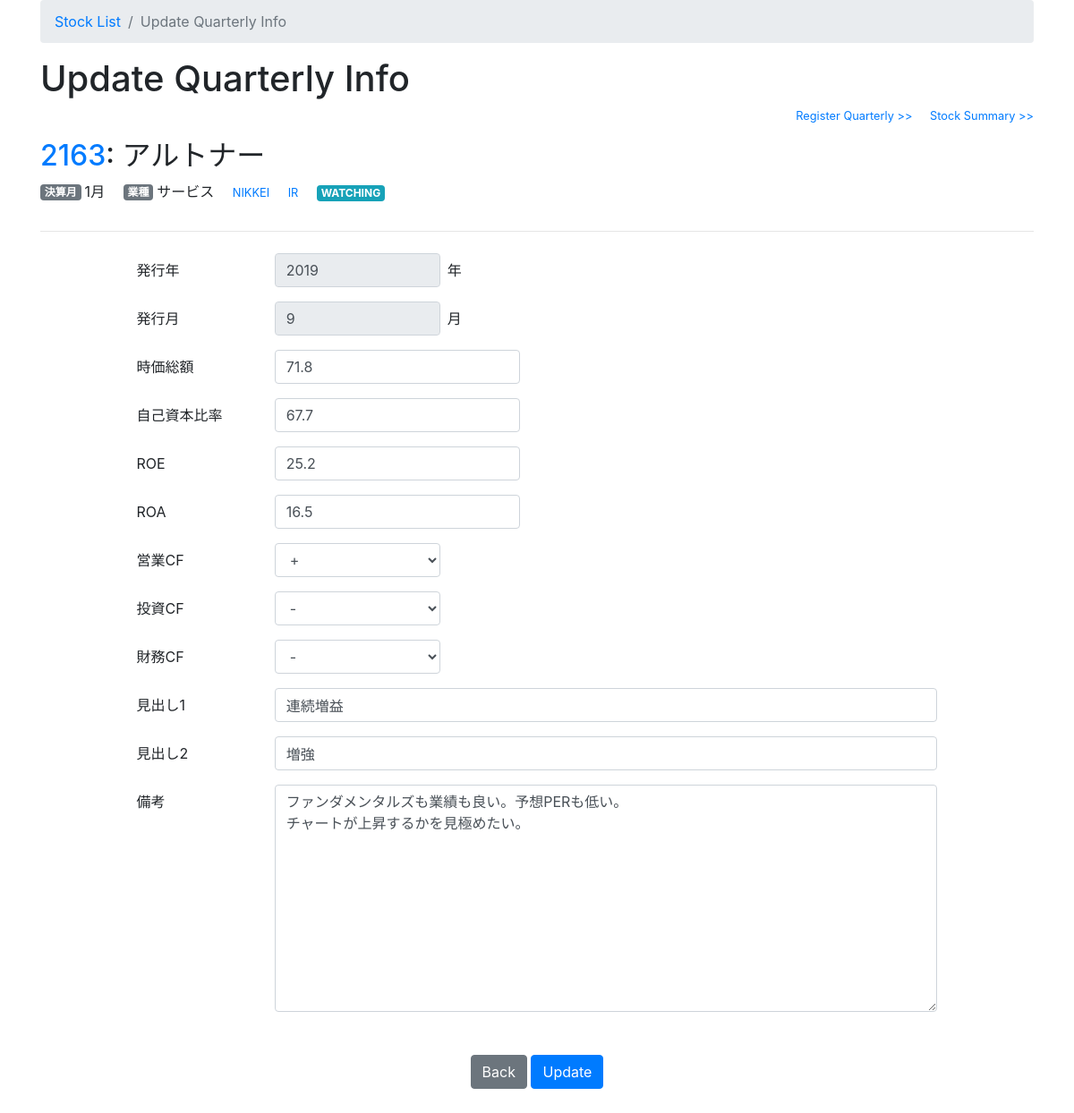
Page /2163/shikiho/2019/9/edit/ on the committed database.
### stock/models.py (models this page shows, shortened)
class Stock(models.Model):
    stock_code = models.IntegerField(primary_key=True, unique=True)
    stock_name = models.CharField(max_length=50)
    accounting_month = models.IntegerField()
    business_type = models.CharField(max_length=20)
    ir_url = models.URLField(blank=True, null=True)
    watch_flag = models.IntegerField(default=0)
    notes = models.TextField(blank=True, null=True)
    created_date = models.DateTimeField(default=timezone.now)
    updated_date = models.DateTimeField(blank=True, null=True)

class Shikiho(models.Model):
    class Meta:
        unique_together = ('stock_code', 'pub_year', 'pub_month')
    stock_code = models.ForeignKey(Stock, on_delete=models.CASCADE)
    pub_year = models.IntegerField()
    pub_month = models.IntegerField()
    market_capitalization = models.FloatField()
    capital_ratio = models.FloatField()
    roe = models.FloatField()
    roa = models.FloatField()
    operating_cf = models.BooleanField()
    investing_cf = models.BooleanField()
    financing_cf = models.BooleanField()
    headline_1 = models.CharField(blank=True, null=True, max_length=200)
    headline_2 = models.CharField(blank=True, null=True, max_length=200)
    notes = models.TextField(blank=True, null=True)
    created_date = models.DateTimeField(default=timezone.now)
    updated_date = models.DateTimeField(blank=True, null=True)

### stock/views.py (the view)
# urls.py: path('<int:stock_code>/shikiho/<int:pub_year>/<int:pub_month>/edit/', views.shikiho_edit, name='shikiho_edit'),
def shikiho_edit(request, stock_code, pub_year, pub_month):
    stock = Stock.objects.get(stock_code=stock_code)
    shikiho = get_object_or_404(Shikiho, stock_code=stock_code, pub_year=pub_year, pub_month=pub_month)
    if request.method == "POST":
        form = ShikihoForm(request.POST, instance=shikiho)
        if form.is_valid():
            shikiho = form.save(commit=False)
            shikiho.updated_date = timezone.now()
            shikiho.stock_code = stock
            shikiho.save()
            return redirect('shikiho_info', stock_code=stock_code, pub_year=shikiho.pub_year, pub_month=shikiho.pub_month)
        else:
            return render(request, 'stock/shikiho_edit.html', {'title': 'Update Quarterly Info', 'stock': stock, 'form': form, 'is_edit': True})
    else:
        form = ShikihoForm(instance=shikiho)
        form.fields['pub_year'].widget.attrs['disabled'] = 'disabled'
        form.fields['pub_month'].widget.attrs['disabled'] = 'disabled'
    return render(request, 'stock/shikiho_edit.html', {'title': 'Update Quarterly Info', 'stock': stock, 'form': form, 'is_edit': True})

### stock/forms.py
class ShikihoForm(forms.ModelForm):
    operating_cf = forms.fields.ChoiceField(
        choices=PLUS_MINUS_CHOICES,
        widget=forms.widgets.Select,
    )
    investing_cf = forms.fields.ChoiceField(
        choices=PLUS_MINUS_CHOICES,
        widget=forms.widgets.Select,
    )
    financing_cf = forms.fields.ChoiceField(
        choices=PLUS_MINUS_CHOICES,
        widget=forms.widgets.Select,
    )
    class Meta:
        model = Shikiho
        fields = ('stock_code', 'pub_year','pub_month','market_capitalization','capital_ratio','roe','roa', 'operating_cf', 'investing_cf', 'financing_cf', 'headline_1', 'headline_2', 'notes', 'updated_date')

### stock/templates/stock/shikiho_edit.html (shortened to what this page needs)
{% extends 'stock/base.html' %}
{% load widget_tweaks %}
{% block breadcrumb %}
          <li class="breadcrumb-item active" aria-current="page">{{title}}</li>
{% endblock %}
{% block content %}
<article>
  <section>
    <h1>{{title}}</h1>
    <div class="text-right small">
      <p class="d-inline-block"><a href="{% url 'shikiho_new' stock_code=stock.stock_code %}">Register Quarterly >></a></p>
      <p class="d-inline-block ml-3"><a href="{% url 'stock_detail' stock_code=stock.stock_code %}">Stock Summary >></a></p>
    </div>
    {% include 'stock/inc/stock_header.html' %}
  </section>
  <section class="col-md-10 mx-auto">
    <div class="mt-4">
      <form method="post">{% csrf_token %}
        <div class="form-group row">
          <label for="pub_year" class="col-form-label justify-content-start col-sm-3 col-lg-2">発行年</label>
          <div class="col-sm-9 col-lg-10 form-inline">
            {{ form.pub_year|add_class:"w-25 form-control" }}<span class="ml-2">年</span>
          </div>
        </div>
        <div class="form-group row">
          <label for="pub_month" class="col-form-label justify-content-start col-sm-3 col-lg-2">発行月</label>
          <div class="col-sm-9 col-lg-10 form-inline">
            {{ form.pub_month|add_class:"w-25 form-control" }}<span class="ml-2">月</span>
          </div>
        </div>
        <div class="form-group row">
          <label for="market_capitalization" class="col-form-label justify-content-start col-sm-3 col-lg-2">時価総額</label>
          <div class="col-sm-9 col-lg-10 form-inline">
            {{ form.market_capitalization|add_class:"form-control" }}
          </div>
        </div>
        <div class="form-group row">
          <label for="capital_ratio" class="col-form-label justify-content-start col-sm-3 col-lg-2">自己資本比率</label>
          <div class="col-sm-9 col-lg-10 form-inline">
            {{ form.capital_ratio|add_class:"form-control" }}
          </div>
        </div>
        <div class="form-group row">
          <label for="roe" class="col-form-label justify-content-start col-sm-3 col-lg-2">ROE</label>
          <div class="col-sm-9 col-lg-10 form-inline">
            {{ form.roe|add_class:"form-control" }}
          </div>
        </div>
        <div class="form-group row">
          <label for="roa" class="col-form-label justify-content-start col-sm-3 col-lg-2">ROA</label>
          <div class="col-sm-9 col-lg-10 form-inline">
            {{ form.roa|add_class:"form-control" }}
          </div>
        </div>
        <div class="form-group row">
          <label for="operating_cf" class="col-form-label justify-content-start col-sm-3 col-lg-2">営業CF</label>
          <div class="col-sm-9 col-lg-10">
            {{ form.operating_cf|add_class:"w-25 form-control" }}
          </div>
        </div>
        <div class="form-group row">
          <label for="investing_cf" class="col-form-label justify-content-start col-sm-3 col-lg-2">投資CF</label>
          <div class="col-sm-9 col-lg-10">
            {{ form.investing_cf|add_class:"w-25 form-control" }}
          </div>
        </div>
        <div class="form-group row">
          <label for="financing_cf" class="col-form-label justify-content-start col-sm-3 col-lg-2">財務CF</label>
          <div class="col-sm-9 col-lg-10">
            {{ form.financing_cf|add_class:"w-25 form-control" }}
          </div>
        </div>
        <div class="form-group row">
          <label for="headline_1" class="col-form-label justify-content-start col-sm-3 col-lg-2">見出し1</label>
          <div class="col-sm-9 col-lg-10">
            {{ form.headline_1|add_class:"form-control" }}
          </div>
        </div>
        <div class="form-group row">
          <label for="headline_2" class="col-form-label justify-content-start col-sm-3 col-lg-2">見出し2</label>
          <div class="col-sm-9 col-lg-10">
            {{ form.headline_2|add_class:"form-control" }}
          </div>
        </div>
        <div class="form-group row">
          <label for="notes" class="col-form-label justify-content-start col-sm-3 col-lg-2">備考</label>
          <div class="col-sm-9 col-lg-10">
            {{ form.notes|add_class:"form-control" }}
          </div>
        </div>
        <div class="clearfix my-5">
          <div class="text-center">
            {% if is_edit == True %}
            <a href="{% url 'shikiho_info' stock_code=stock.stock_code pub_year=form.pub_year.value pub_month=form.pub_month.value %}" class="btn btn-secondary">Back</a>
            {% endif %}
            <button type="submit" class="btn btn-primary">{{ is_edit|yesno:"Update,Register," }}</button>
          </div>
        </div>
      </form>
    </div>
  </section>
</article>
{% endblock %}

### stock/templates/stock/inc/stock_header.html (shortened to what this page needs)
    <div>
      <h2><a href="{% url 'stock_info' stock_code=stock.stock_code %}">{{ stock.stock_code }}</a>: {{ stock.stock_name }} </h2>
      <div>
        <p class="d-inline-block"><span class="badge badge-secondary mr-1 align-text-bottom">決算月</span>{{stock.accounting_month}}月</p>
        <p class="d-inline-block ml-3"><span class="badge badge-secondary mr-1 align-text-bottom">業種</span>{{stock.business_type}}</p>
        <p class="d-inline-block ml-3 small"><a href="https://www.nikkei.com/nkd/company/?scode={{stock.stock_code}}" target="_blank">NIKKEI</a></p>
        <p class="d-inline-block ml-3 small">
          {% if not stock.ir_url is None %}<a href="{{stock.ir_url|default:''}}" target="_blank">IR</a>{% endif %}</p>
        <p class="d-inline-block ml-3">
          {% if stock.watch_flag == 1 %}<span class="badge badge-info">WATCHING</span>
          {% elif stock.watch_flag == 2 %}<span class="badge badge-warning">CONSIDERING</span>
          {% endif %}</p>
      </div>
    </div>
    <hr>

### rows in the picture
Stock: stock_code "2163", stock_name "アルトナー", accounting_month "1", business_type "サービス"
Shikiho: pub_year "2019", pub_month "9", market_capitalization "71.8", capital_ratio "67.7", roe "25.2", roa "16.5", operating_cf "+", investing_cf "-", financing_cf "-", headline_1 "連続増益", headline_2 "増強", notes "ファンダメンタルズも業績も良い。予想PERも低い。 チャートが上昇するかを見極めたい。"

### other values in the picture
{{ title }} "Update Quarterly Info"
{{ is_edit|yesno:"Update,Register," }} "Update"
